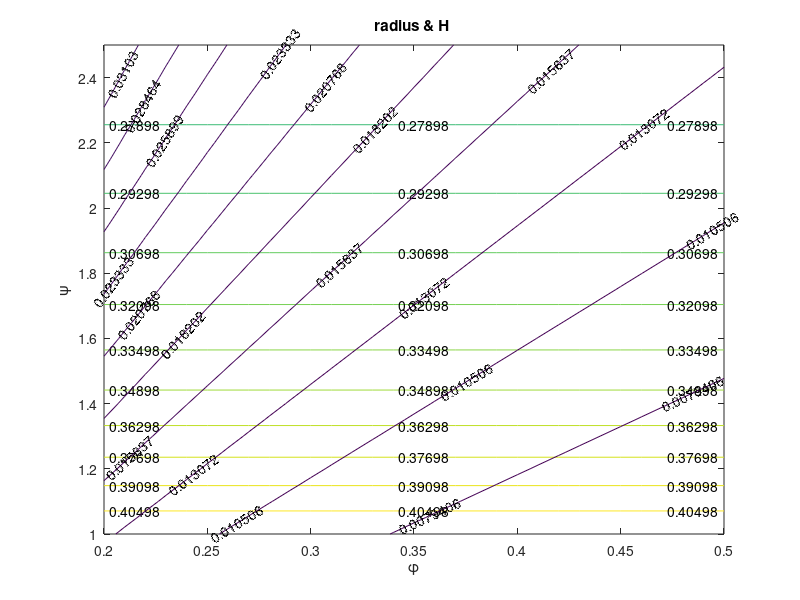
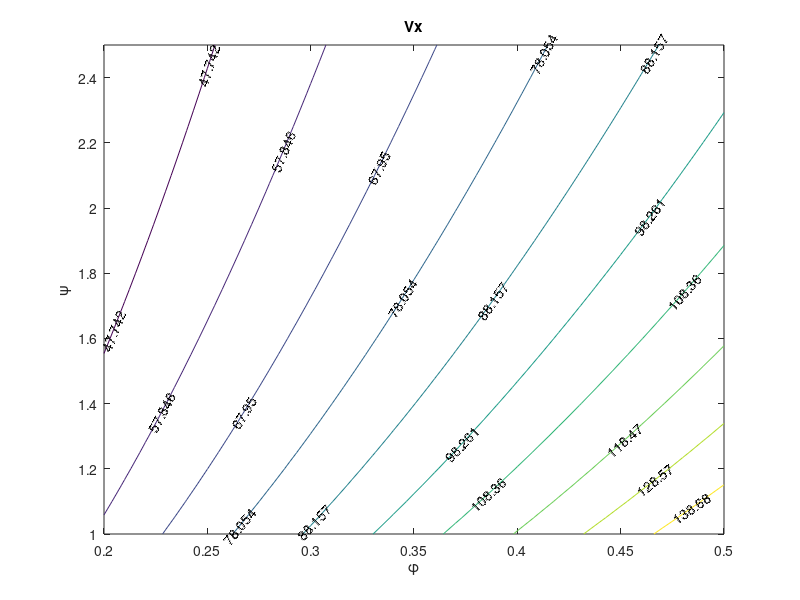
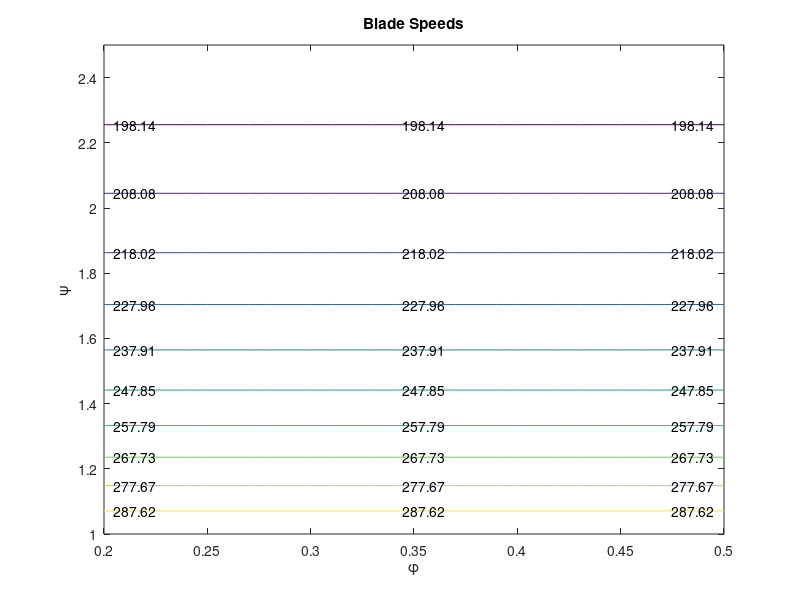
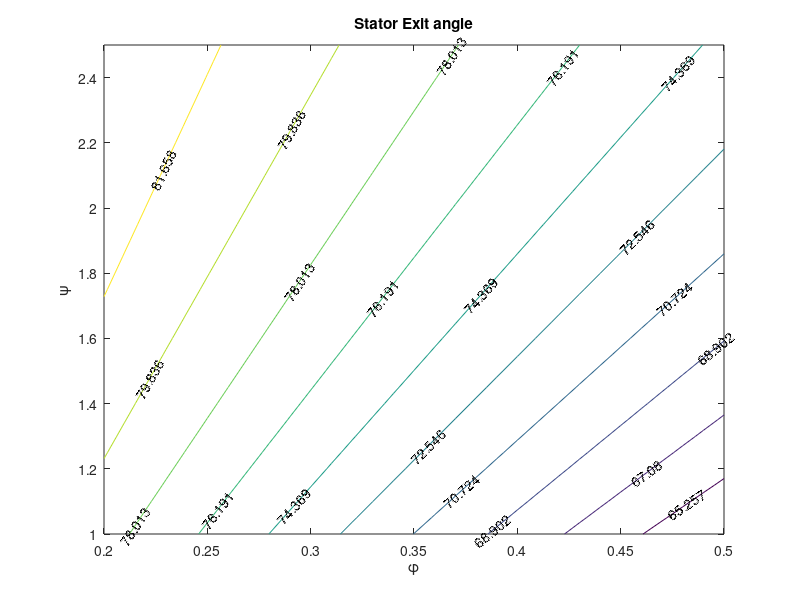

Recreate these plots in MATLAB, in order.
clear all 
%initial code used to get Smith Charts, possibly outdated if used for
%losses
%% Physical Parameters (given)
rho=7.6;
Wout=17*10^6; %W
Poin=145*10^5; %Pa
Toin=950; %K
mdot=16; %kg/s
Omega=6782*2*pi/60; %rad/s
cp=5190 ;
gam=1.667;
R=2080;
hoin=cp*Toin;

%% Geometric Parameters/Coefficients (set by me)

stages=12;
psi= [1.0:0.05:2.5];    %=((Wout/mdot)./stages)/((r.*Omega).^2);

phi=[0.2:0.01:0.5];

Lambda=0.5;                      %reaction

[PSI,PHI] = meshgrid(psi,phi);

%% Output Equations

r=(Wout./(mdot.*stages.*PSI.*Omega.^2)).^(0.5);
Vx = Omega.*r.*PHI;
Hin=mdot./(rho.*2*pi.*r.*Vx);

U=Omega.*r;
%% Flow Angles

alpha1=atand((1-0.5*PSI-Lambda)./PHI);
alpha3=alpha1;
alpha3rel=atand(tand(alpha1)-(1./PHI));    
alpha2=-alpha3rel;

alpha2rel= atand(tand(alpha2)-(1./PHI));
alpha1rel= alpha3rel;

%Every stage entry will have angle alpha1 (or alpha3), every stator exit flow angle is
%alpha2
%--------------------------------------------------------------------------
%% Changes in quantities
%flow velocities along a stage
V1 = Vx./cosd(alpha1);
V2 = Vx./cosd(alpha2);         %Stator exit velocity
V3 = Vx./cosd(alpha3);
%--------------------------------------------------------------------------
deltaho = -Wout/mdot; 
deltahostage = deltaho/stages; %unsure

%Inlet and Outlet Conditions
Tin=Toin-0.5*(V1.^2)./cp; %31x31
Toout = Toin + deltaho./cp;    %scalar
Toutisen = Toout - (V3.^2)./(2*cp); %31x31

Pin = Poin -0.5.*rho.*(V1.^2);  %31x31
Poutisen = Pin.*((Toutisen./Tin).^(gam./(gam-1)));   %31x31

%--------------------------------------------------------------------------
% T2 = To2-0.5.*Vx.^2./cp;
% M2 = V2./sqrt(gam*R.*T1);  %stator exit Mach no
%-------------------------------------------
%% Try Varying Annulus with const radius

Pstageisen = zeros(31, 31, stages);     %measured at stage exit
Tstageisen = zeros(31, 31, stages);   
hostage = zeros(31,31,stages);
hstage = zeros(31,31,stages);
Hstage = zeros(31,31,stages);
rhostageisen = zeros(31,31,stages);
M3stage = zeros(31,31,stages);

Tstageisen(:,:, 1)= Tin +((deltahostage-0.5.*(V3.^2))./cp);
Pstageisen(:,:, 1)= Pin.*((Tstageisen(:,:, 1)./Tin).^(gam./(gam-1)));
hostage(:,:,1)=hoin;
Hstage(:,:,1) = Hin;
rhostageisen(:,:,1) = Pin./(Tin*R);


for i = 1:stages-1
    
    hostage(:,:,i+1)= hostage(:,:,i)+deltahostage;
    hstage(:,:,i) = hostage(:,:,i)-0.5.*(V3.^2);
   
    Tstageisen(:,:, i+1) = Tstageisen(:,:,i) + ((deltahostage-0.5.*(V3.^2))./cp);
    Pstageisen(:,:,i+1) = Pstageisen(:,:,i).*((Tstageisen(:,:,i+1)./Tstageisen(:,:,i)).^(gam./(gam-1)));
    rhostageisen(:,:,i+1) = Pstageisen(:,:,i+1)./(R*Tstageisen(:,:,i+1));
    
    Hstage(:,:,i+1)=rhostageisen(:,:,i).*Hstage(:,:,i)./rhostageisen(:,:,i+1);
    
    M3stage(:,:,i+1) = V3./sqrt(gam*R*Tstageisen(:,:,i+1));
   
    
    
    
end
 
 
 %% Loss Calculations
%first round fix AR and cycle through stages
%second round iterate through AR & fix stage
%USING STAGE 5 AS FIXED POINT

AR = 0.2:0.2:5; 
% Cx = zeros(31,31,stages);
Cpb = -0.15;
tte = 0.001;
Cx = zeros(31,31,length(AR));
%set up chord lengths at each stage
for j =1:length(AR)
    Cx(:,:,j) = Hstage(:,:,5)./AR(j);
end

Cd = 0.002;
Z = 0.8;
p=zeros(31,31, length(AR)); %pitch
w=zeros(31,31, length(AR)); %throat area
Vbar = (V2+V1)./2;
deltaV = (V2-V1)./2;
%--------------------------------------------------------------------------
%Profile Loss Calc
zetaprofile=zeros(31,31, length(AR));
deltasprofile=zeros(31,31,length(AR));

for i = 1:length(AR)
    p(:,:,i) = (Z*Cx(:,:,i)./2)./(cosd(alpha2rel).^2.*(-tand(alpha1rel)+tand(alpha2rel)));
    w(:,:,i)=p(:,:,i).*cosd(alpha2);
    
    zetaprofile(:,:,i) = Cd.*(2.*sqrt(3) + 6.*1/sqrt(3)).*(tand(alpha2)-tand(alpha1));
    deltasprofile(:,:,i)=zetaprofile(:,:,i).*0.5.*Vbar.^2./Tstageisen(:,:,5);
    %^Profile Loss
end
%--------------------------------------------------------------------------
%Trailing Edge Loss Calc
deltasTE=zeros(31,31,length(AR));
zetaTE = -Cpb.*tte./w; %Trailing Edge Loss per stage

for j =1:length(AR)
    deltasTE(:,:,j)=zetaTE(:,:,j).*(hostage(:,:,5)-hstage(:,:,5))./(Tstageisen(:,:,5));
end
%--------------------------------------------------------------------------
%endwall scrubbing
Cdwall=0.0014;
%CAN STILL USE 3D BEC T FALLS LINEARLY W STAGES, similar ish for rho
endwall1=zeros(31,31,length(AR));
endwall2=zeros(31,31,length(AR));
endwallmid=zeros(31,31,length(AR));

for i=1:length(AR)
endwall1(:,:,i) = 0.25.*Cdwall.*(V1.^3).*rhostageisen(:,:,5).*p(:,:,i).*Cx(:,:,i)./Tstageisen(:,:,5);
endwall2(:,:,i) = 0.25.*Cdwall.*(V2.^3).*rhostageisen(:,:,5).*p(:,:,i).*Cx(:,:,i)./Tstageisen(:,:,5);
endwallmid(:,:,i) = Cdwall.*((V1.^3+V2.^3)./2).*rhostageisen(:,:,5).*p(:,:,i).*Cx(:,:,i)./Tstageisen(:,:,5);
end

deltasendwall = 2.*(endwall1+endwall2+endwallmid)./mdot;

%--------------------------------------------------------------------------
%secondary flow calc
alpham=0;
Ysec=zeros(31,31,length(AR));
deltas2nd=zeros(31,31,length(AR));
for i = 1:length(AR)
   Ysec(:,:,i)=(0.375.*0.1336).*Cx(:,:,i).*(cosd(alpha2).^3).*((tand(alpha1)-tand(alpha2)).^2)./...
       (Hin.*sqrt(cosd(alpha1)).*cosd(alpham));
   
   deltas2nd(:,:,i)=Ysec(:,:,i).*(hostage(:,:,5)-hstage(:,:,5))./(Tstageisen(:,:,5));
end
%--------------------------------------------------------------------------

stot = deltasendwall+deltasTE+deltasprofile+deltas2nd;

%--------------------------------------------------------------------------

%Efficiency Calc
%for stage 5
hloss=zeros(31,31,length(AR));
holoss=zeros(31,31,length(AR));
effstatic=zeros(31,31,length(AR));
efftotal=zeros(31,31,length(AR));

for i= 1:length(AR)
 holoss(:,:,i)=stot(:,:,i).*(Tstageisen(:,:,5)+0.5.*(Vbar.^2)./cp);
 hloss(:,:,i) = holoss(:,:,i);
 effstatic(:,:,i)=(-deltahostage-holoss(:,:,i))./(-deltahostage+0.5.*(V2.^2));
 efftotal(:,:,i)=(-deltahostage)./(-deltahostage+holoss(:,:,i));
 
end

%% Loss Plots
% figure(7)
%  surf(PSI, PHI, deltasTE(:,:,5), 'EdgeColor','r')
%  hold on
%  surf(PSI, PHI, deltasTE(:,:,14), 'EdgeColor','g')
%  hold on
%  surf(PSI, PHI, deltasTE(:,:,22), 'EdgeColor','b ')
%  hold off
%  title('TE \Delta S - AR = 1, 2.8, 4.4')
%  xlabel('\psi')
%  ylabel('\phi')
%  
%  figure(8)
%  surf(PSI, PHI, deltasprofile(:,:,5), 'DisplayName',num2str(1))
%  hold on
%  surf(PSI, PHI, deltasprofile(:,:,14), 'DisplayName',num2str(5))
%  hold on
%  surf(PSI, PHI, deltasprofile(:,:,22), 'DisplayName',num2str(9))
%  hold off
% title('\Delta S_{profile} (independent of AR) ')
%  xlabel('\psi')
%  ylabel('\phi') 
 
%  figure(13)
%  surf(PSI, PHI, deltasendwall(:,:,5), 'EdgeColor','r')
%  hold on
%  surf(PSI, PHI, deltasendwall(:,:,14), 'EdgeColor','g')
%  hold on
%  surf(PSI, PHI, deltasendwall(:,:,22), 'EdgeColor','b')
%  hold off
% title('\Delta S_{endwall}- - AR = 1, 2.8, 4.4' )
%  xlabel('\psi')
%  ylabel('\phi') 
%  
%  figure(6)
%  mesh(PSI, PHI, stot(:,:,5), 'EdgeColor','r')
%   hold on
%  surf(PSI, PHI, stot(:,:,14), 'EdgeColor','g')
%   hold on
%  surf(PSI, PHI, stot(:,:,22), 'EdgeColor','b')
%  title('Total Entropy Rise')
%  
% figure(15)
%  surf(PSI, PHI, effstatic(:,:,5), 'EdgeColor','r')
%  hold on
%  surf(PSI, PHI, effstatic(:,:,14), 'EdgeColor','g')
%  hold on
%  surf(PSI, PHI, effstatic(:,:,22), 'EdgeColor','b ')
%  hold off
%  title('Total to Static Efficiency AR = 1, 2.8, 4.4')
%  xlabel('\psi')
%  ylabel('\phi')
%  
% figure(16)
%  surf(PSI, PHI, efftotal(:,:,5), 'EdgeColor','r')
%  hold on
%  surf(PSI, PHI, efftotal(:,:,14), 'EdgeColor','g')
%  hold on
%  surf(PSI, PHI, efftotal(:,:,22), 'EdgeColor','b ')
%  hold off
%  title('Total to Total Efficiency AR = 1, 2.8, 4.4')
%  xlabel('\psi')
%  ylabel('\phi')
%  %% Test Value Plots (i.e at a particular PHI-PSI)
% 
% testp=squeeze(Pstageisen(28,25,:));
% testt=squeeze(Tstageisen(28,25,:));
% testH=squeeze(Hstage(28,25,:));
% testrho = squeeze(rhostageisen(28,25,:));
% testdeltasTE = squeeze(deltasTE(28,25, :));
% testdeltasprofile = squeeze(deltasprofile(28,25, :));
% testchord = squeeze(Cx(28,25, :));
% testpitch = squeeze(p(28,25, :));
% testendwall = squeeze(deltasendwall(28,25,:));
% testendwall1 = squeeze(endwall1(28,25,:));
% testendwall2 = squeeze(endwall2(28,25,:));
% testendwallmid = squeeze(endwallmid(28,25,:));
% teststot =  squeeze(stot(28,25,:));
% testdeltas2nd = squeeze(deltas2nd(28,25,:));
% testhloss = squeeze(holoss(28,25,:));
% % figure(9)
% % plot(AR,testpitch)
% % hold on
% % plot(AR,testchord)
% % hold off
% % xlabel('AR')
% % ylabel('pitch - Stage 5')
% 
% figure(10)
% plot(AR,testdeltasTE, 'DisplayName', 'TE')
% hold on
% plot(AR,testdeltasprofile, 'DisplayName', 'Profile')
% hold off
% xlabel('AR')
% ylabel('\Delta S_{TE} & \Delta S_{profile} at Stage 5')
% 
% figure(11)
% plot(AR,testendwall, 'DisplayName', '\Delta S_{endwall} ')
% xlabel('AR')
% ylabel('Endwall Loss at Stage 5')
% 
% figure(12)
% plot(AR, teststot)
% xlabel('AR')
% ylabel('Total Specific Entropy Rise')
% 
% figure(14)
% plot(AR, testdeltas2nd)
% xlabel('AR')
% ylabel('Secondary Flow Entropy Rise')
% 
% figure(17)
% plot(AR, testhloss)
% xlabel('AR')
% ylabel('Static Enthalpy Loss at stage 5')
%% operating point plots
figure(1)
contour(PHI, PSI, r,'ShowText', 'on')

hold on
contour(PHI,PSI,Hin,'ShowText','on')
hold off
xlabel('\phi')
ylabel('\psi')
title('radius & H ')
figure(2)
contour(PHI, PSI, Vx,'ShowText', 'on')
xlabel('\phi')
ylabel('\psi')
title('Vx')

figure(3)
contour(PHI, PSI, U,'ShowText', 'on')
xlabel('\phi')
ylabel('\psi')
title('Blade Speeds')


% figure(4)
% plot(1:stages, testH)
% xlabel('Stages')
% ylabel('H')
% title('Stage Exit H')

figure(5)
contour(PHI, PSI, alpha2,'ShowText', 'on')
xlabel('\phi')
ylabel('\psi')
title('Stator Exit angle')




